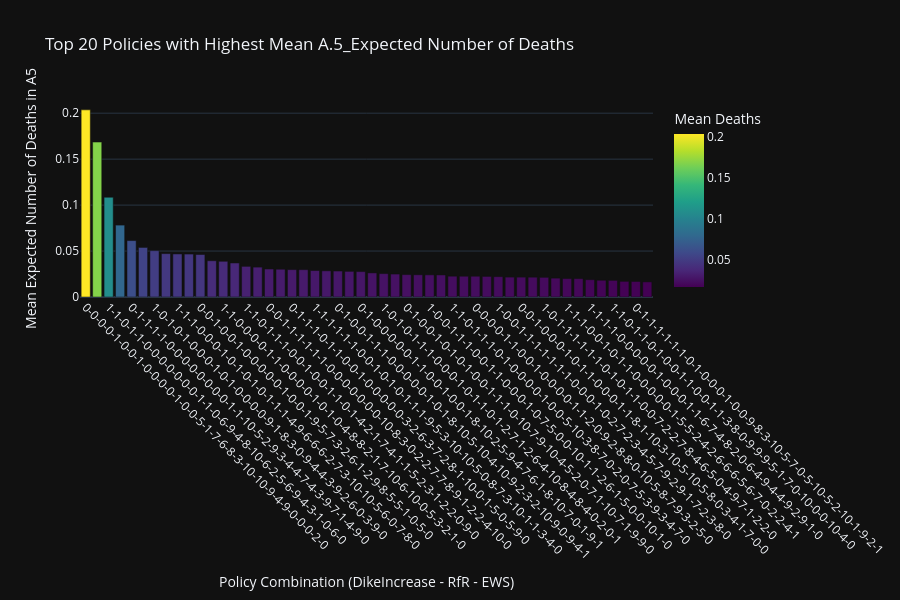

The notebook cell this image was saved under:
### Code cell
# Step 5: Get top 20 unique policies
bad_policies = policy_summary.nlargest(50, 'mean_deaths')

# Step 6: Create a unique identifier for each policy (optional)
bad_policies['policy_id'] = bad_policies[policy_levers].astype(str).agg('-'.join, axis=1)

# Step 7: Create interactive Plotly bar chart
fig = px.bar(
    bad_policies,
    x='policy_id',
    y='mean_deaths',
    hover_data=policy_levers + [policy_col],
    color='mean_deaths',
    color_continuous_scale='Viridis',
    title=f"Top 20 Policies with Highest Mean {deaths_col}",
    labels={'policy_id': 'Policy Combination', 'mean_deaths': 'Mean Expected Deaths in A5'}
)

fig.update_layout(
    xaxis_tickangle=45,
    xaxis_title="Policy Combination (DikeIncrease - RfR - EWS)",
    yaxis_title="Mean Expected Number of Deaths in A5",
    coloraxis_colorbar=dict(title="Mean Deaths"),
    width=900,
    height=600
)

fig.show()

### Figure 1 — Plotly figure (JSON) as saved in the notebook; plotly's stock layout.template omitted (floating-point values rounded to 4 significant figures; data arrays with more than 128 entries replaced by an {"elided": "..."} marker saying what was removed)
{"data": [{"alignmentgroup": "True", "customdata": {"elided": "50x32 int values"}, "hovertemplate": "Policy Combination=%{x}<br>Mean Expected Deaths in A5=%{marker.color}<br>0_RfR 0=%{customdata[0]}<br>0_RfR 1=%{customdata[1]}<br>0_RfR 2=%{customdata[2]}<br>1_RfR 0=%{customdata[3]}<br>1_RfR 1=%{customdata[4]}<br>1_RfR 2=%{customdata[5]}<br>2_RfR 0=%{customdata[6]}<br>2_RfR 1=%{customdata[7]}<br>2_RfR 2=%{customdata[8]}<br>3_RfR 0=%{customdata[9]}<br>3_RfR 1=%{customdata[10]}<br>3_RfR 2=%{customdata[11]}<br>4_RfR 0=%{customdata[12]}<br>4_RfR 1=%{customdata[13]}<br>4_RfR 2=%{customdata[14]}<br>A.1_DikeIncrease 0=%{customdata[15]}<br>A.1_DikeIncrease 1=%{customdata[16]}<br>A.1_DikeIncrease 2=%{customdata[17]}<br>A.2_DikeIncrease 0=%{customdata[18]}<br>A.2_DikeIncrease 1=%{customdata[19]}<br>A.2_DikeIncrease 2=%{customdata[20]}<br>A.3_DikeIncrease 0=%{customdata[21]}<br>A.3_DikeIncrease 1=%{customdata[22]}<br>A.3_DikeIncrease 2=%{customdata[23]}<br>A.4_DikeIncrease 0=%{customdata[24]}<br>A.4_DikeIncrease 1=%{customdata[25]}<br>A.4_DikeIncrease 2=%{customdata[26]}<br>A.5_DikeIncrease 0=%{customdata[27]}<br>A.5_DikeIncrease 1=%{customdata[28]}<br>A.5_DikeIncrease 2=%{customdata[29]}<br>EWS_DaysToThreat=%{customdata[30]}<br>policy=%{customdata[31]}<extra></extra>", "legendgroup": "", "marker": {"color": [0.2036, 0.1686, 0.1085, 0.07824, 0.06138, 0.05393, 0.05048, 0.04718, 0.04683, 0.04673, 0.04623, 0.03944, 0.03884, 0.037, 0.03335, 0.03252, 0.03047, 0.03023, 0.02978, 0.02973, 0.02879, 0.02848, 0.02825, 0.02787, 0.02766, 0.02622, 0.02542, 0.02496, 0.02434, 0.02418, 0.02409, 0.02399, 0.02266, 0.0226, 0.0226, 0.02239, 0.02213, 0.02166, 0.02162, 0.02156, 0.02139, 0.02052, 0.02004, 0.01999, 0.01882, 0.01821, 0.01808, 0.01703, 0.01691, 0.01642], "coloraxis": "coloraxis", "pattern": {"shape": ""}}, "name": "", "offsetgroup": "", "orientation": "v", "showlegend": false, "textposition": "auto", "x": ["0-0-0-0-1-0-0-1-0-0-0-0-1-0-0-5-1-7-6-8-3-10-10-9-4-9-0-0-0-2-0", "1-1-1-1-0-0-1-0-1-0-0-0-1-1-1-7-5-5-9-6-5-3-2-8-9-9-2-0-0-7-0", "1-1-0-1-1-0-0-0-0-0-0-0-1-1-0-6-9-4-8-10-6-2-5-6-9-4-3-1-0-6-0", "0-0-1-0-0-0-0-0-0-0-0-0-0-0-0-4-8-1-3-9-8-6-5-1-7-1-0-0-6-3-0", "0-1-1-1-1-0-0-0-0-0-0-0-0-1-1-10-5-2-9-3-4-4-7-4-3-9-7-1-4-9-0", "1-1-0-0-1-0-1-1-0-0-0-0-1-0-0-2-6-4-6-1-9-0-7-7-1-0-2-1-2-8-0", "1-0-1-0-1-0-0-0-1-0-1-0-0-0-0-9-1-8-3-0-9-4-4-3-9-2-6-0-3-9-0", "1-1-1-0-0-0-0-1-1-0-1-0-0-1-0-4-2-3-10-1-2-2-7-9-6-7-5-0-6-0-0", "1-1-1-0-0-0-1-0-1-0-1-0-1-1-1-4-9-6-6-6-2-7-3-10-10-5-6-0-7-8-0", "1-1-1-0-1-0-0-0-0-1-0-0-1-1-0-10-0-2-8-5-2-10-2-3-7-3-6-0-8-5-0", "0-0-1-0-0-1-0-0-0-0-0-1-0-0-1-9-5-7-3-2-6-1-2-9-8-5-5-1-0-5-0", "1-0-0-1-0-0-1-0-1-0-0-0-1-0-0-5-7-5-6-0-10-5-0-2-10-2-10-2-10-9-0", "1-1-0-0-0-0-1-1-0-0-0-0-1-0-1-0-4-8-8-2-1-7-10-6-10-0-5-3-2-1-0", "1-0-1-0-1-1-0-0-0-1-0-0-1-0-0-9-1-6-3-3-4-5-2-5-1-9-8-0-5-3-0", "1-1-0-1-1-1-0-0-1-0-0-1-1-0-1-4-2-1-7-4-1-1-5-2-3-1-2-2-0-9-0", "1-1-1-0-1-0-0-1-0-0-1-0-0-0-1-1-7-7-9-3-0-8-7-7-2-6-9-1-0-0-1", "0-0-1-1-1-1-1-1-0-0-0-0-0-0-0-10-8-3-0-2-2-7-7-8-9-1-2-2-4-10-0", "1-0-0-1-0-0-0-0-0-1-0-0-0-0-1-8-0-0-10-5-0-4-7-0-1-0-2-1-2-10-0", "0-1-1-1-0-1-1-0-0-1-0-0-0-0-0-3-2-6-3-7-2-8-1-10-0-1-5-0-5-9-0", "1-0-1-0-0-1-1-0-1-0-1-0-1-1-1-5-8-6-6-1-2-3-1-5-10-7-5-1-9-1-0", "1-1-1-1-1-1-0-0-1-0-1-0-1-1-1-9-5-3-10-10-5-0-8-7-3-10-1-1-3-4-0", "1-1-1-1-1-0-0-1-1-1-0-1-1-1-1-10-2-2-2-6-8-9-6-1-2-6-7-0-2-8-0", "0-1-0-0-1-1-1-0-0-0-0-0-1-0-1-8-10-5-10-4-10-9-2-3-2-10-9-0-9-4-1", "0-0-1-0-0-1-1-0-1-0-0-0-0-0-0-5-6-3-8-6-4-6-1-4-8-10-7-5-0-0-0", "0-1-0-0-0-0-0-1-1-0-0-1-0-0-1-8-10-2-5-9-4-7-6-1-8-10-7-0-1-9-1", "1-0-1-1-1-1-0-0-1-1-0-0-1-1-1-4-6-9-2-6-6-4-8-0-5-6-4-0-1-4-1", "1-0-1-0-1-1-1-0-0-0-1-0-1-1-0-1-2-7-1-2-6-4-10-8-4-8-4-0-2-0-1", "1-1-1-1-1-1-0-1-1-1-0-0-1-1-0-5-6-10-0-8-10-4-3-8-0-4-6-0-1-2-1", "0-1-0-0-1-0-1-0-1-0-0-1-1-1-0-10-7-9-10-4-5-2-0-7-1-10-7-1-9-9-0", "1-1-0-0-1-1-0-0-0-1-0-1-1-1-0-8-5-5-9-7-1-7-9-0-4-10-10-0-6-1-0", "1-0-0-1-1-1-0-0-1-1-0-0-0-1-0-7-5-0-0-10-1-1-2-6-1-5-0-0-10-1-0", "0-1-0-0-1-1-0-1-0-1-0-1-1-1-0-9-0-7-6-10-0-9-9-2-7-5-5-0-6-7-0", "1-1-0-1-1-1-0-1-0-0-0-0-1-0-0-5-10-3-8-7-0-2-0-7-5-3-9-3-4-7-0", "1-0-0-1-1-0-1-1-0-1-0-1-0-0-0-1-4-7-5-2-3-1-0-7-8-8-6-0-4-3-0", "0-0-0-0-1-1-0-0-1-0-0-0-0-1-1-2-0-9-2-8-8-0-10-5-8-7-9-3-2-5-0", "1-0-0-1-1-1-1-1-1-1-1-0-1-0-0-8-7-8-3-8-8-10-1-9-6-5-4-0-8-0-0", "1-0-0-1-1-1-1-1-1-1-0-0-0-1-0-2-7-2-3-4-5-7-9-2-9-1-7-2-3-8-0", "0-0-0-1-1-0-1-1-1-0-0-0-0-1-1-2-9-2-7-9-8-1-9-1-3-1-9-3-7-10-0", "0-0-1-0-0-0-1-0-1-1-0-0-0-1-1-8-1-10-3-10-5-10-5-8-0-3-4-1-7-0-0", "1-1-1-0-1-0-1-0-1-1-0-1-1-0-0-4-5-1-2-2-2-1-6-1-0-5-5-1-0-7-0", "1-0-1-1-1-1-1-1-0-1-0-1-1-0-0-7-2-2-7-8-4-6-5-0-4-9-7-1-2-2-0", "0-0-1-0-0-0-1-1-0-0-0-0-0-1-0-10-7-7-9-5-7-6-7-7-4-5-0-1-9-3-1", "1-1-1-0-0-1-0-1-1-0-0-0-0-0-1-5-5-2-4-2-6-6-6-5-6-7-0-2-2-4-1", "0-1-1-1-0-1-1-1-0-0-0-1-0-0-1-8-0-8-8-7-2-7-7-7-7-2-7-2-8-4-0", "1-1-1-1-0-0-0-0-0-1-0-0-0-1-1-6-7-4-8-2-0-6-4-9-4-4-9-2-9-1-0", "0-1-1-1-0-0-0-0-0-0-0-1-1-0-0-6-4-1-6-3-2-10-0-8-7-10-9-1-1-7-1", "1-1-0-1-1-0-1-0-0-1-1-0-0-1-1-3-8-0-9-9-9-5-1-7-0-10-0-0-10-4-0", "1-0-0-0-1-0-1-0-0-0-0-0-1-1-0-3-8-3-7-1-9-3-8-2-8-10-4-0-1-5-4", "0-1-1-1-1-1-1-0-1-0-0-0-1-0-0-9-8-3-10-5-7-0-5-10-5-2-10-1-9-2-1", "0-0-1-1-0-1-0-0-1-0-0-0-1-0-1-4-10-0-7-7-9-10-2-5-6-4-10-0-3-7-2"], "xaxis": "x", "y": [0.2036, 0.1686, 0.1085, 0.07824, 0.06138, 0.05393, 0.05048, 0.04718, 0.04683, 0.04673, 0.04623, 0.03944, 0.03884, 0.037, 0.03335, 0.03252, 0.03047, 0.03023, 0.02978, 0.02973, 0.02879, 0.02848, 0.02825, 0.02787, 0.02766, 0.02622, 0.02542, 0.02496, 0.02434, 0.02418, 0.02409, 0.02399, 0.02266, 0.0226, 0.0226, 0.02239, 0.02213, 0.02166, 0.02162, 0.02156, 0.02139, 0.02052, 0.02004, 0.01999, 0.01882, 0.01821, 0.01808, 0.01703, 0.01691, 0.01642], "yaxis": "y", "type": "bar"}], "layout": {"xaxis": {"anchor": "y", "domain": [0.0, 1.0], "title": {"text": "Policy Combination (DikeIncrease - RfR - EWS)"}, "tickangle": 45}, "yaxis": {"anchor": "x", "domain": [0.0, 1.0], "title": {"text": "Mean Expected Number of Deaths in A5"}}, "coloraxis": {"colorbar": {"title": {"text": "Mean Deaths"}}, "colorscale": [[0.0, "#440154"], [0.1111, "#482878"], [0.2222, "#3e4989"], [0.3333, "#31688e"], [0.4444, "#26828e"], [0.5556, "#1f9e89"], [0.6667, "#35b779"], [0.7778, "#6ece58"], [0.8889, "#b5de2b"], [1.0, "#fde725"]]}, "legend": {"tracegroupgap": 0}, "title": {"text": "Top 20 Policies with Highest Mean A.5_Expected Number of Deaths"}, "barmode": "relative", "width": 900, "height": 600}}
